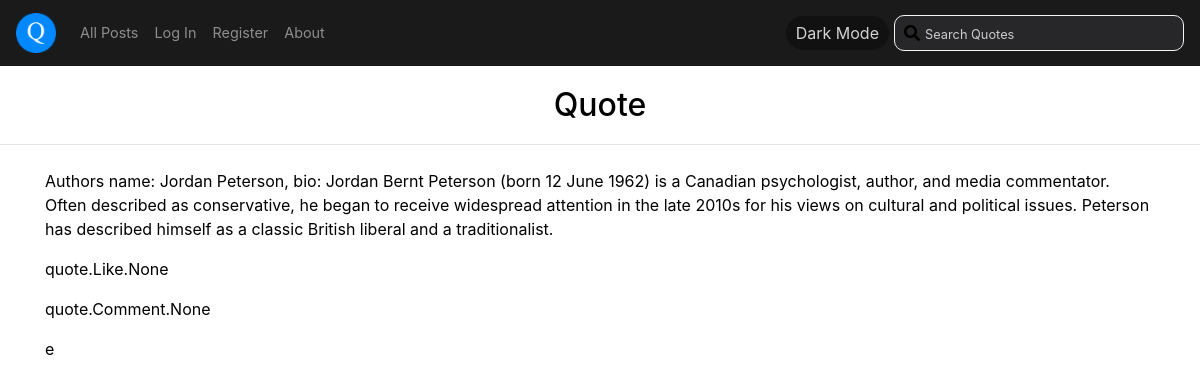
Page /quote/6 on the committed database.
### quote/models.py (models this page shows, shortened)
class Quote(models.Model):
    text = models.TextField()
    author = models.ForeignKey(Author, on_delete=models.CASCADE, related_name='quotes')
    categories = models.ManyToManyField(Category, related_name='quotes')
    user = models.ForeignKey(User, on_delete=models.CASCADE, related_name='quotes')    # user that posted the quote
    timestamp = models.DateTimeField(auto_now_add=True)

class Author(models.Model):
    name = models.CharField(max_length=200)
    bio = models.TextField(blank=True)
    image = models.ImageField(upload_to='authors/', blank=True)
    def __str__(self):
        return f'Authors name: {self.name}, bio: {self.bio}'

class User(AbstractUser):
    """username, password, date_joined, email, first_name, last_name, is_active, is_staff, is_superuser, last_login"""

### quote/views.py (the view)
# urls.py: path('quote/<int:id>', views.quote, name='quote'),
def quote(request, id):
    quote = Quote.objects.get(id=id)
    comments = Comment.objects.filter(quote=quote)
    likes = Like.objects.filter(quote=quote)
    user = request.user
    return render(request, "quote/quote.html", {
        'quote': quote,
        'comments': comments,
        'likes': likes,
        'user': user,
    })

### quote/templates/quote/quote.html (shortened to what this page needs)
{% extends "quote/layout.html" %}
{% block body %}
    <h2>Quote</h2>
    <hr>
    <div class="container d-flex justify-content-between align-items-center">
        <div>
            <p>{{ quote.author }}</p>
            <p>{{ quote.likes }}</p>
            <p>{{ quote.comments }}</p>
            <p>{{ quote.user }}</p>
    </div>
{% endblock %}

### quote/static/quote/styles.css (style rules this page uses)
body { background-color: white; color: black; margin: 0; align-items: center; min-height: 100vh; width: 100%; }
h2 { margin: 20px 20px; text-align: center; }
.container { display: flex; flex-direction: column; justify-content: center; align-items: center; width: 100%; margin: 0 auto 20px auto; }

### rows in the picture
Quote: author "Authors name: Jordan Peterson, bio: Jordan Bernt Peterson (born 12 June 1962) is a Canadian psychologist, author, and media commentator. Often described as conservative, he began to receive widespread attention in the late 2010s for his views on cultural and political issues. Peterson has described himself as a classic British liberal and a traditionalist.", likes "quote.Like.None", comments "quote.Comment.None", user "e"
